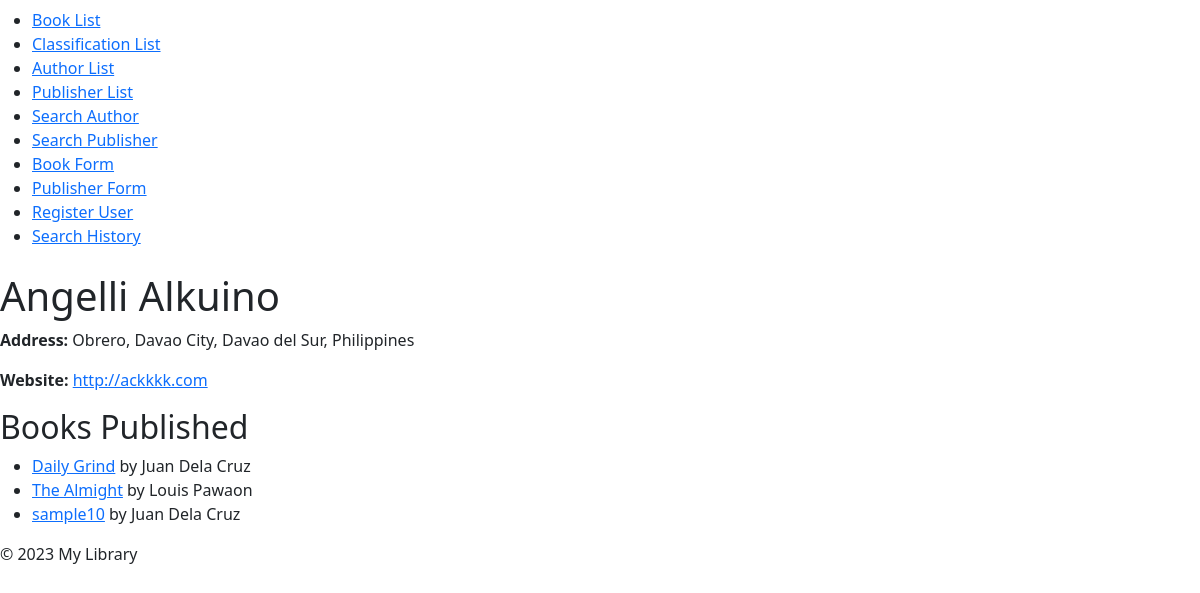
Page /publishers/1/ on the committed database.
### exercises/models.py (models this page shows, shortened)
class Publisher(models.Model):
    name = models.CharField(max_length=30)
    address = models.CharField(max_length=30)
    city = models.CharField(max_length=60)
    state_province = models.CharField(max_length=30)
    country = models.CharField(max_length=50)
    website = models.URLField()
    class Meta:
        verbose_name = _("Publisher")
        verbose_name_plural = _("Publishers")

class Book(models.Model):
    title = models.CharField(max_length=255)
    authors = models.ManyToManyField("exercises.Author")
    publisher = models.ForeignKey(
        "exercises.Publisher", on_delete=models.CASCADE, null=True
    )
    publication_date = models.DateField(null=True)
    def was_published_recently(self):
        date_today = timezone.now().date()
        return self.publication_date >= date_today - timedelta(day=1)
    was_published_recently.admin_order_field = "publication_date"
    was_published_recently.boolean = True
    was_published_recently.short_description = "Published recently?"
    class Meta:
        verbose_name = _("Book")
        verbose_name_plural = _("Books")

class Author(models.Model):
    user = models.OneToOneField(
        User, on_delete=models.CASCADE, related_name="author", null=True
    )
    first_name = models.CharField(max_length=30)
    last_name = models.CharField(max_length=30)
    email = models.EmailField(verbose_name="e-mail", null=True)
    class Meta:
        verbose_name = _("Author")
        verbose_name_plural = _("Authors")
    def __str__(self):
        return f"{self.first_name} {self.last_name}"

### exercises/views.py (the view)
# urls.py: path("publishers/<int:publisher_id>/", publisher_detail, name="publisher_detail"),
def publisher_detail(request, publisher_id):
    publisher = get_object_or_404(Publisher, pk=publisher_id)
    return render(request, "publisher_detail.html", {"publisher": publisher})

### exercises/templates/publisher_detail.html
{% extends 'base.html' %}
{% block content %}
  <h1>{{ publisher.name }}</h1>
  <p><strong>Address:</strong> {{ publisher.address }}, {{ publisher.city }}, {{ publisher.state_province }}, {{ publisher.country }}</p>
  <p><strong>Website:</strong> <a href="{{ publisher.website }}">{{ publisher.website }}</a></p>
  <h2>Books Published</h2>
  <ul>
    {% for book in publisher.book_set.all %}
      <li>
        <a href="{% url 'book_detail' book.id %}">{{ book.title }}</a> by
        {% for author in book.authors.all %}
          {{ author }}{% if not forloop.last %}, {% endif %}
        {% endfor %}
      </li>
    {% empty %}
      <li>No books published by this publisher.</li>
    {% endfor %}
  </ul>
{% endblock %}

### rows in the picture
Publisher: name "Angelli Alkuino", address "Obrero", city "Davao City", state_province "Davao del Sur", country "Philippines", website "http://ackkkk.com"
Book: title "Daily Grind"
Author: first_name+last_name "Juan Dela Cruz"
Book: title "The Almight"
Author: first_name+last_name "Louis Pawaon"
Book: title "sample10"
